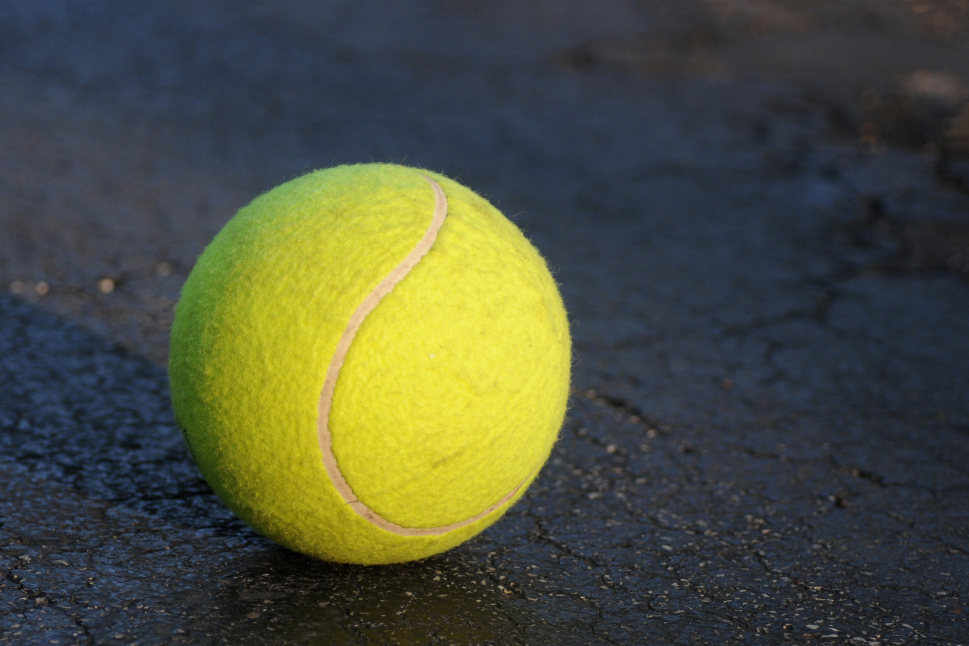
#> input picture 11.jpg, 3876 x 2584 px (shown at 1/4 size)
$ python callib.py
#> lines starting #> are read from the running program, lines starting #| are printed output that depends on the picture; after the words box and inside, x2 and y2 are one past the last pixel; in counts of white or black regions, pixels touching at a corner belong together
import cv2 as cv
import numpy as np

img = cv.imread('11.jpg')
#> img is the input picture: shape (2584, 3876, 3); mean B, G, R 61.5, 80, 75.9


res = cv.resize(img, (780, 540), interpolation = cv.INTER_NEAREST)
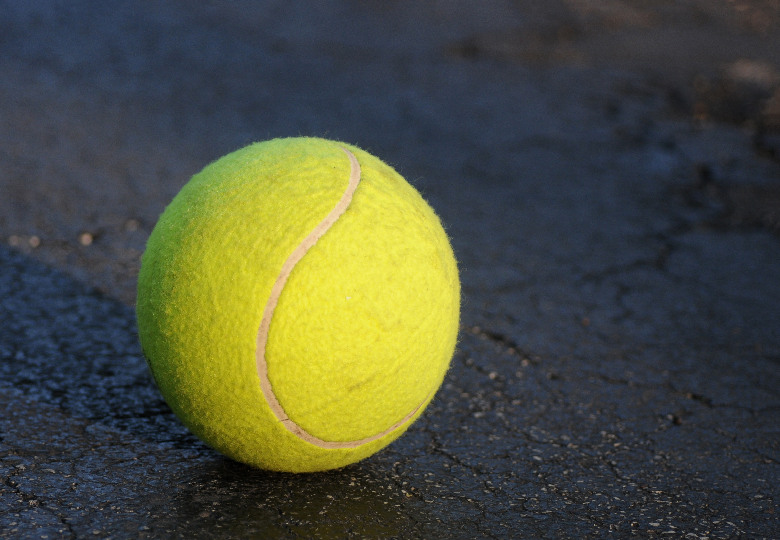
#> res: shape (540, 780, 3); mean B, G, R 61.5, 80, 75.9

b, g, r = cv.split(res)
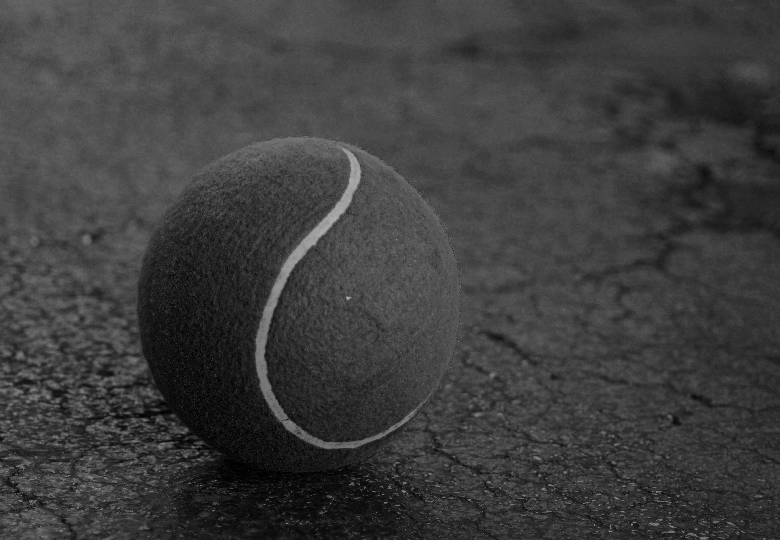
#> b: shape (540, 780); min 0, max 175, mean 61.5
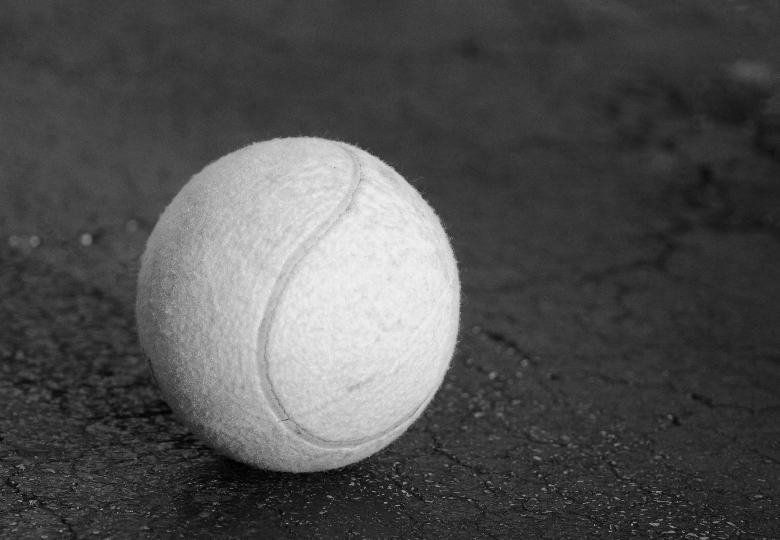
#> g: shape (540, 780); min 0, max 244, mean 80
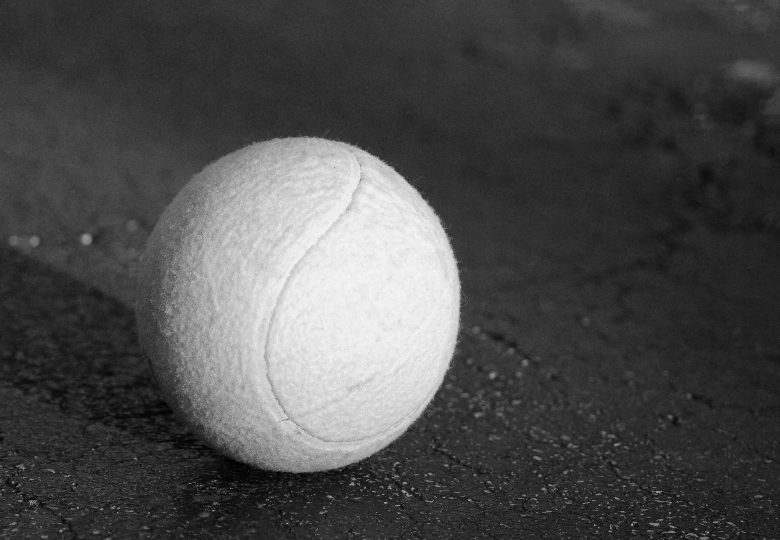
#> r: shape (540, 780); min 0, max 253, mean 75.9

canny = cv.Canny(g, 125, 175)
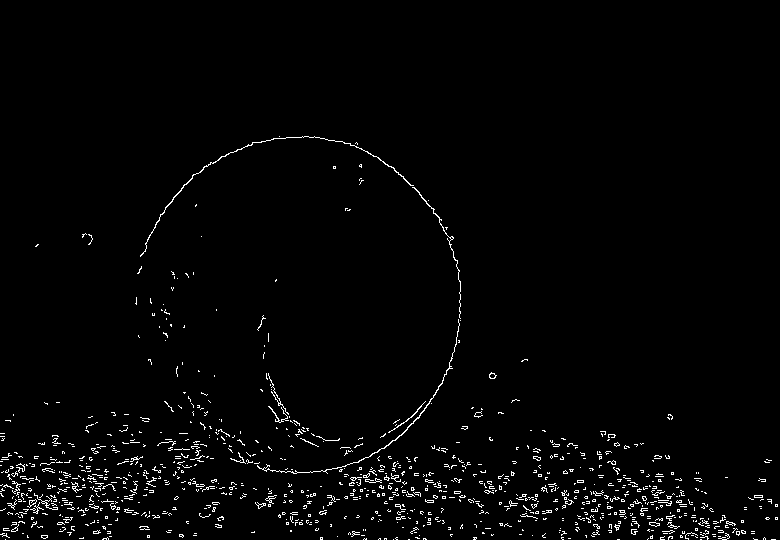
#> canny: shape (540, 780); 2% white in thin lines or dots, all inside (x1, y1, x2, y2) = (0, 136, 778, 540)
cv.imshow('aaa', canny)


circles = cv.HoughCircles(canny,cv.HOUGH_GRADIENT,1,20, param1=50,param2=30,minRadius=100, maxRadius=400)
#> circles = 34 rows, first 8: [287.5, 304.5, 172.8], [307.5, 322.5, 185], [268.5, 318.5, 195.3], [223.5, 295.5, 235.3], [300.5, 287.5, 151.6], [331.5, 318.5, 199.7], [264.5, 284.5, 201.3], [316.5, 303.5, 146.3]
circles = np.uint16(np.around(circles))
#> circles = 34 rows, first 8: [288, 304, 173], [308, 322, 185], [268, 318, 195], [224, 296, 235], [300, 288, 152], [332, 318, 200], [264, 284, 201], [316, 304, 146]
for i in circles[0,:]:
    # draw the outer circle
    cv.circle(g,(i[0],i[1]),i[2],(0,255,0),2)
    # draw the center of the circle
    cv.circle(g,(i[0],i[1]),2,(0,0,255),3)
#> this loop made 34 passes
#> i on passes 1 to 12: [288, 304, 173], [308, 322, 185], [268, 318, 195], [224, 296, 235], [300, 288, 152], [332, 318, 200], [264, 284, 201], [316, 304, 146], [348, 302, 187], [288, 256, 216], [288, 336, 200], [368, 314, 217]
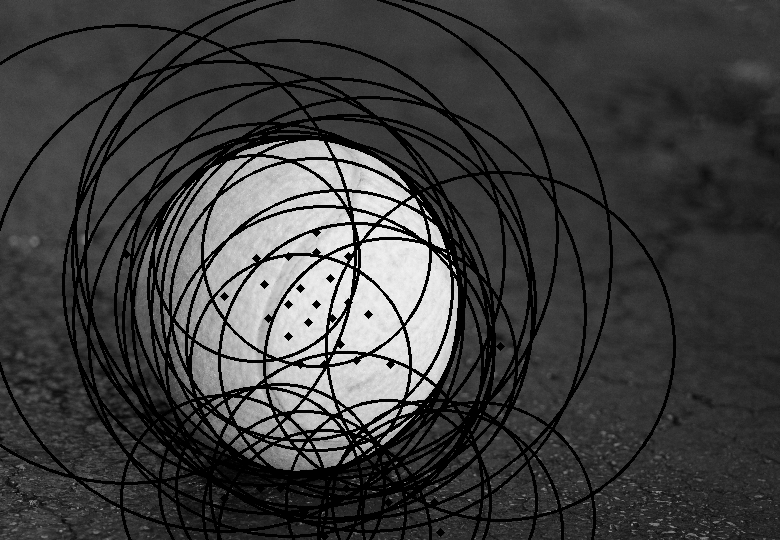
#> g: shape (540, 780); 17.65% of pixels changed, all inside (x1, y1, x2, y2) = (0, 0, 676, 540)
cv.imshow('detected circles', g)
# con, hie = cv.findContours(canny, cv.RETR.LIST, cv.CHAIN_APPROX_NONE)


cv.waitKey(0)
